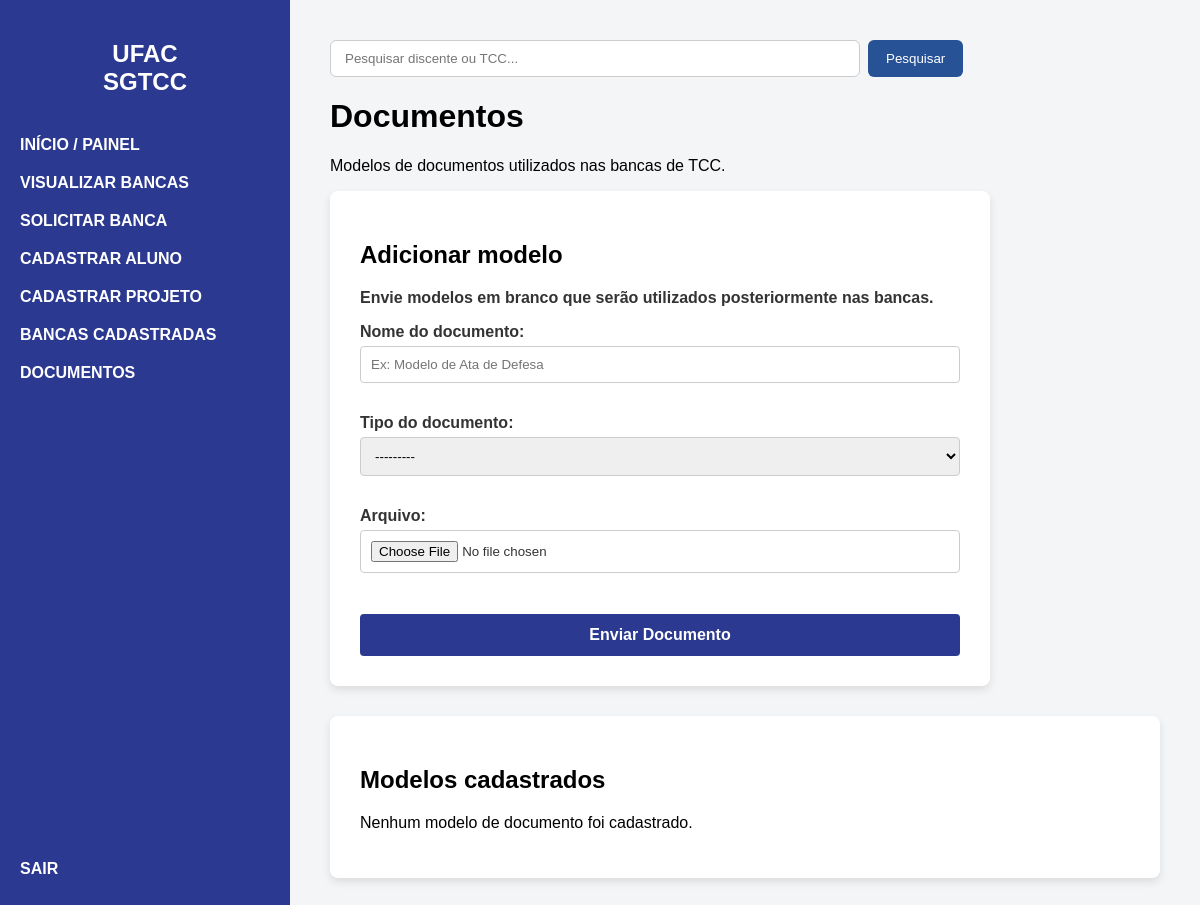
/documentos/ (signed in), run on an earlier commit of the app's database.
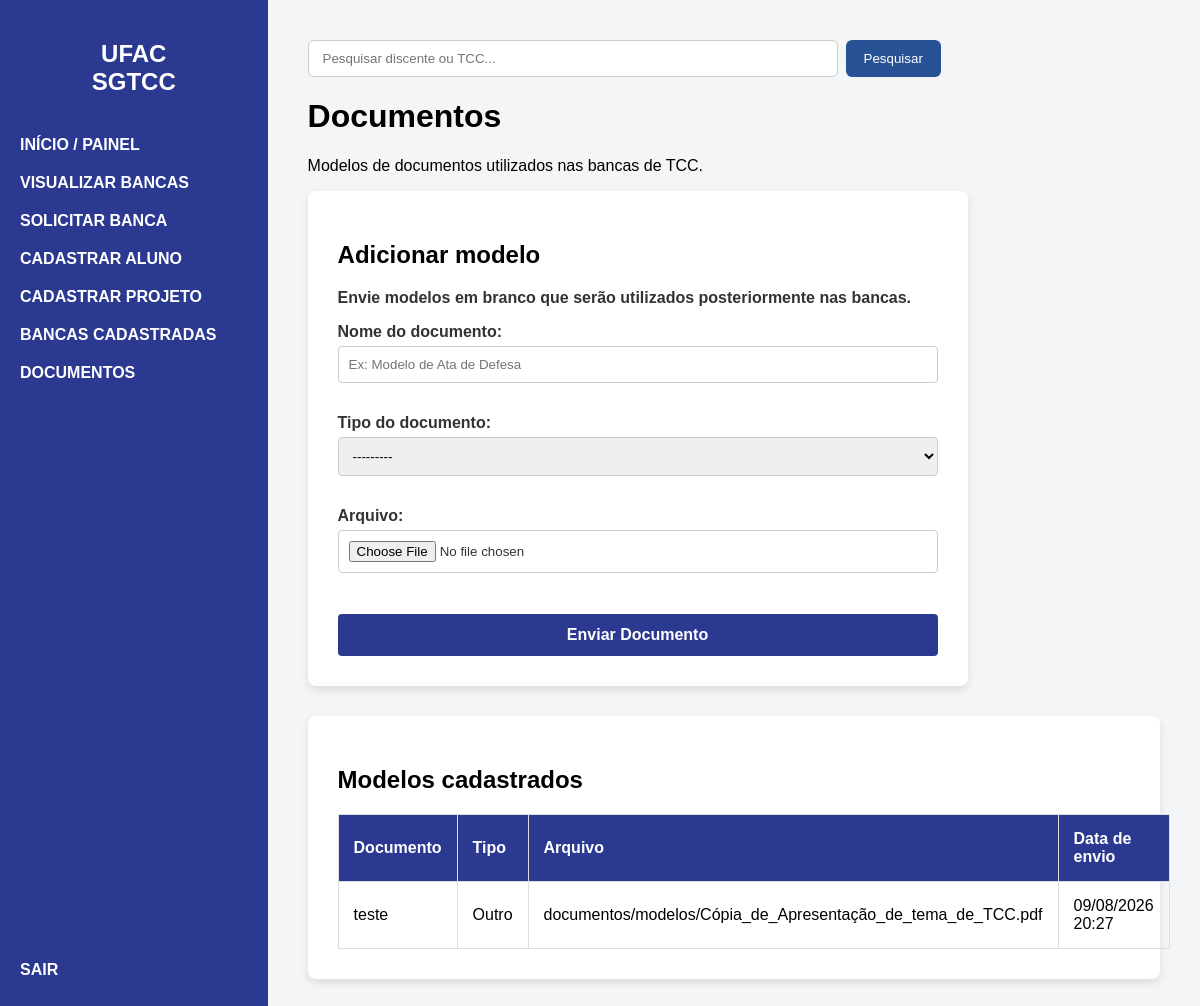
And on a later commit of the database.
### bancasapp/models.py (models this page shows, shortened)
class ModeloDocumento(models.Model):
    TIPOS_DOCUMENTO = (
        ('ATA_DEFESA', 'Ata de Defesa'),
        ('FICHA_AVALIACAO', 'Ficha de Avaliação'),
        ('OUTRO', 'Outro'),
    )
    nome = models.CharField(max_length=150)
    tipo = models.CharField(
        max_length=30,
        choices=TIPOS_DOCUMENTO
    )
    arquivo = models.FileField(
        upload_to='documentos/modelos/',
        validators=[
            FileExtensionValidator(
                allowed_extensions=['pdf', 'doc', 'docx', 'odt']
            )
        ]
    )
    enviado_por = models.ForeignKey(
        User,
        on_delete=models.SET_NULL,
        null=True,
        blank=True
    )
    data_upload = models.DateTimeField(auto_now_add=True)

### bancasapp/views.py (the view)
# urls.py: path('documentos/', views.documentos, name='documentos'),
@login_required(login_url='login')
def documentos(request):
    eh_coordenacao = (
        request.user.is_superuser or
        pUsuario.objects.filter(
            usuario=request.user,
            perfil='COORDENACAO'
        ).exists()
    )
    if request.method == 'POST':
        if not eh_coordenacao:
            messages.error(
                request,
                'Apenas a coordenação pode enviar documentos.'
            )
            return redirect('documentos')
        form = ModeloDocumentoForm(
            request.POST,
            request.FILES
        )
        if form.is_valid():
            modelo = form.save(commit=False)
            modelo.enviado_por = request.user
            modelo.save()
            messages.success(
                request,
                'Modelo de documento enviado com sucesso.'
            )
            return redirect('documentos')
    else:
        form = ModeloDocumentoForm()
    modelos = ModeloDocumento.objects.all().order_by('-data_upload')
    contexto = {
        'form': form,
        'modelos': modelos,
        'eh_coordenacao': eh_coordenacao,
    }
    return render(
        request,
        'documentos.html',
        contexto
    )

### bancasapp/forms.py
class ModeloDocumentoForm(forms.ModelForm):
    class Meta:
        model = ModeloDocumento
        fields = [
            'nome',
            'tipo',
            'arquivo',
        ]
        widgets = {
            'nome': forms.TextInput(attrs={
                'class': 'form-input',
                'placeholder': 'Ex: Modelo de Ata de Defesa'
            }),
            'tipo': forms.Select(attrs={
                'class': 'form-input'
            }),
            'arquivo': forms.FileInput(attrs={
                'class': 'form-input'
            }),
        }
        labels = {
            'nome': 'Nome do documento',
            'tipo': 'Tipo do documento',
            'arquivo': 'Arquivo',
        }

### templates/documentos.html (shortened to what this page needs)
{% extends 'base.html' %}
{% block content %}
<div class="dashboard-header">
    <h1>Documentos</h1>
    <p>
        Modelos de documentos utilizados nas bancas de TCC.
    </p>
</div>
{% if eh_coordenacao %}
    <div class="form-container">
        <h2>Adicionar modelo</h2>
        <p>
            Envie modelos em branco que serão utilizados
            posteriormente nas bancas.
        </p>
        <form method="POST" enctype="multipart/form-data">
            {{ form.as_p }}
            <button type="submit" class="btn-enviar">
                Enviar Documento
            </button>
        </form>
    </div>
{% endif %}
<div class="table-container" style="margin-top: 30px;">
    <h2>Modelos cadastrados</h2>
    {% if modelos %}
        <table>
            <thead>
                <tr>
                    <th>Documento</th>
                    <th>Tipo</th>
                    <th>Arquivo</th>
                    <th>Data de envio</th>
                </tr>
            </thead>
            <tbody>
                {% for modelo in modelos %}
                    <tr>
                        <td>
                            {{ modelo.nome }}
                        </td>
                        <td>
                            {{ modelo.get_tipo_display }}
                        </td>
                        <td>
                            {{ modelo.arquivo.name }}
                        </td>
                        <td>
                            {{ modelo.data_upload|date:"d/m/Y H:i" }}
                        </td>
                    </tr>
                {% endfor %}
            </tbody>
        </table>
    {% else %}
        <p>
            Nenhum modelo de documento foi cadastrado.
        </p>
    {% endif %}
</div>
{% endblock %}

What changed in the data, as far as the page shows it:
added ModeloDocumento: nome "teste", tipo "Outro", arquivo.name "documentos/modelos/Cópia_de_Apresentação_de_tema_de_TCC.pdf", data_upload "09/08/2026 20:27"
Also different on the page:
text no longer shown: "Nenhum modelo de documento foi cadastrado."
text now shown: "Documento Tipo Arquivo Data de envio"
